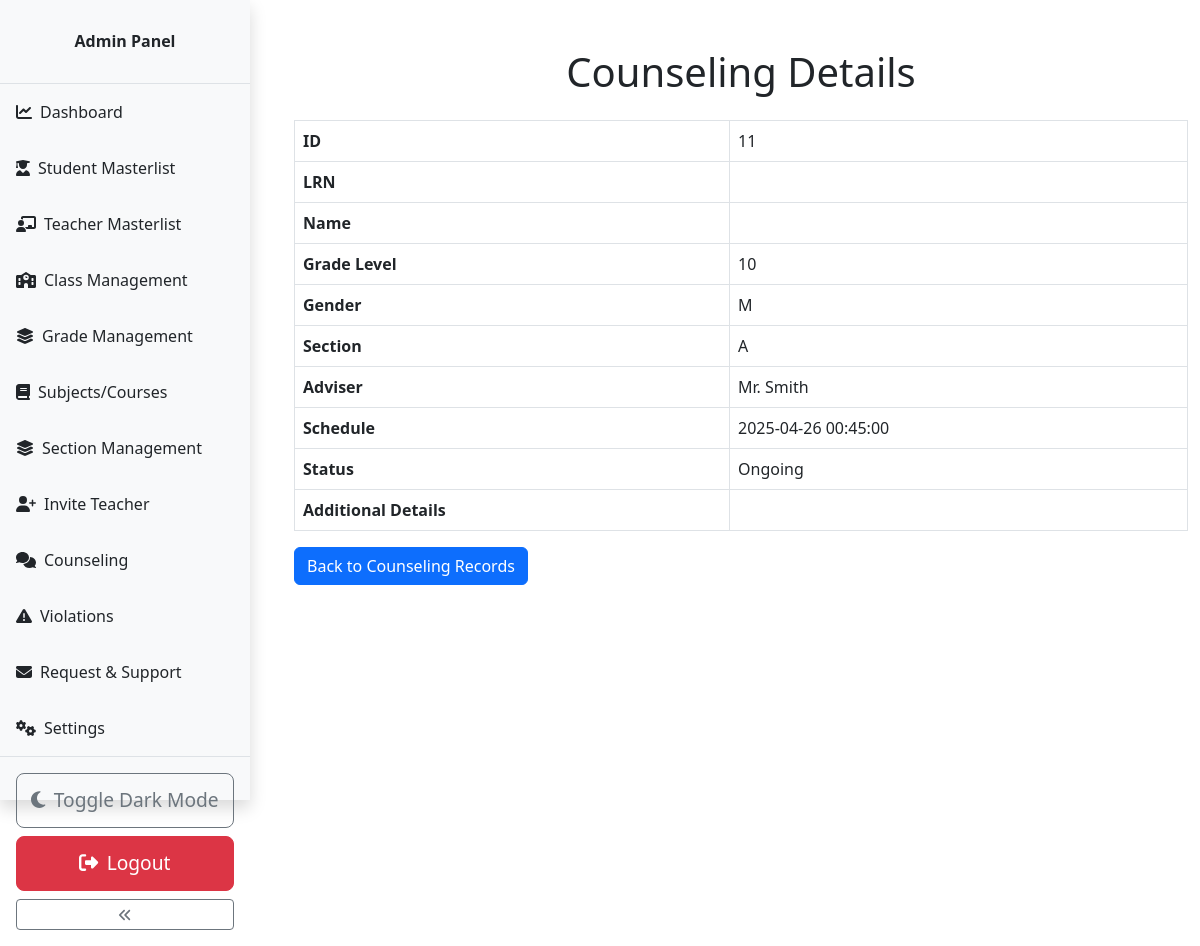
The app's page /admin/counseling-details.php?id=11 (signed in) with its own data.
### tables this page shows
CREATE TABLE `counseling_records` (
  `id` int(11) NOT NULL,
  `lrn` varchar(20) NOT NULL,
  `first_name` varchar(255) DEFAULT NULL,
  `last_name` varchar(255) DEFAULT NULL,
  `grade_level` varchar(10) NOT NULL,
  `gender` enum('M','F') NOT NULL,
  `section` varchar(50) NOT NULL,
  `adviser` varchar(100) NOT NULL,
  `schedule` datetime NOT NULL,
  `status` varchar(50) NOT NULL,
  `is_archived` tinyint(1) DEFAULT 0,
  `additional_details` text DEFAULT NULL
);

### admin/counseling-details.php (the view, shortened to what this page needs)
<?php
if (isset($_SESSION['admin_id']) && isset($_SESSION['role'])) {
    if ($_SESSION['role'] == 'Admin') {
        include "../DB_connection.php";
        if (isset($_GET['id'])) {
            $id = $_GET['id'];
            $sql = "SELECT * FROM counseling_records WHERE id = ?";
            $stmt = $conn->prepare($sql);
            $stmt->execute([$id]);
            $record = $stmt->fetch(PDO::FETCH_ASSOC);
        } else {
            header("Location: counseling.php?error=Invalid record ID");
            exit;
        }
?>
<!DOCTYPE html>
<html lang="en">
<head>
    <link rel="stylesheet" href="https://cdn.jsdelivr.net/npm/bootstrap@5.2.0/dist/css/bootstrap.min.css">
    <link rel="stylesheet" href="../css/style.css">
    <link rel="stylesheet" href="css/admin.css">
</head>
<body>
    <?php include "inc/navbar.php"; ?>
    <div class="container mt-5">
        <h1 class="text-center">Counseling Details</h1>
        <table class="table table-bordered mt-4">
            <tr>
                <th>ID</th>
                <td><?= $record['id'] ?></td>
            </tr>
            <tr>
                <th>LRN</th>
                <td><?= $record['lrn'] ?></td>
            </tr>
            <tr>
                <th>Name</th>
                <td><?= $record['name'] ?></td>
            </tr>
            <tr>
                <th>Grade Level</th>
                <td><?= $record['grade_level'] ?></td>
            </tr>
            <tr>
                <th>Gender</th>
                <td><?= $record['gender'] ?></td>
            </tr>
            <tr>
                <th>Section</th>
                <td><?= $record['section'] ?></td>
            </tr>
            <tr>
                <th>Adviser</th>
                <td><?= $record['adviser'] ?></td>
            </tr>
            <tr>
                <th>Schedule</th>
                <td><?= $record['schedule'] ?></td>
            </tr>
            <tr>
                <th>Status</th>
                <td><?= $record['status'] ?></td>
            </tr>
            <tr>
                <th>Additional Details</th>
                <td><?= nl2br(htmlspecialchars($record['additional_details'])) ?></td>
            </tr>
        </table>
        <a href="counseling.php" class="btn btn-primary">Back to Counseling Records</a>
    </div>
</body>
</html>
<?php
    } else {
        header("Location: ../login.php");
        exit;
    }
} else {
    header("Location: ../login.php");
    exit;
}
?>

### css/style.css (style rules this page uses)
body, html { height: 100%; margin: 0; overflow: hidden; }

### admin/css/admin.css (style rules this page uses)
body { margin: 0; padding: 0; display: flex; }

### admin/counseling-details.php (style rules this page uses)
body { overflow-y: auto; }
.container { max-height: 90vh; overflow-y: auto; }

### records on screen
counseling_records: id "11", grade_level "10", gender "M", section "A", adviser "Mr. Smith", schedule "2025-04-26 00:45:00", status "Ongoing"
